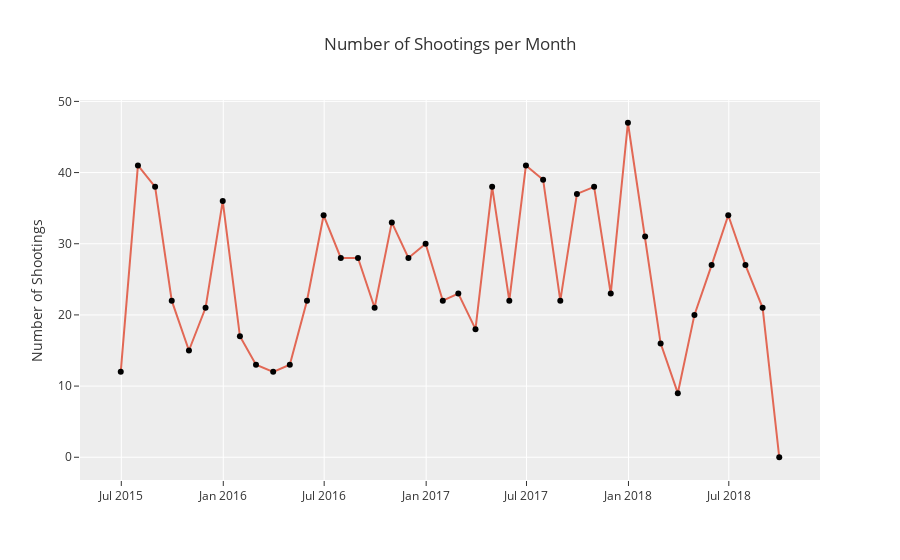

This figure's notebook cell:
### Code cell
fig = go.Figure()
(
    fig
    .update_layout(title_text="Number of Shootings per Month", yaxis_title_text="Number of Shootings")
    .update_layout(shapes=[go.layout.Shape(type="line", xref="paper", x0=0, x1=1, y0=num_shootings.num_shootings.mean(), y1=num_shootings.num_shootings.mean(), line_color=RED, line_dash="dash")])
    .add_scatter(x=num_shootings.OCCURRED_ON_DATE, y=num_shootings.num_shootings, line_color=RED, mode='lines+markers', marker_color="black", hovertemplate="Number of Shootings: %{y:0d}<extra></extra>")
    .show()

)

### Figure 1 — Plotly figure (JSON) as saved in the notebook; plotly's stock layout.template omitted (floating-point values rounded to 4 significant figures)
{"data": [{"hovertemplate": "Number of Shootings: %{y:0d}<extra></extra>", "line": {"color": "#e26855"}, "marker": {"color": "black"}, "mode": "lines+markers", "type": "scatter", "x": ["2015-06-30T00:00:00", "2015-07-31T00:00:00", "2015-08-31T00:00:00", "2015-09-30T00:00:00", "2015-10-31T00:00:00", "2015-11-30T00:00:00", "2015-12-31T00:00:00", "2016-01-31T00:00:00", "2016-02-29T00:00:00", "2016-03-31T00:00:00", "2016-04-30T00:00:00", "2016-05-31T00:00:00", "2016-06-30T00:00:00", "2016-07-31T00:00:00", "2016-08-31T00:00:00", "2016-09-30T00:00:00", "2016-10-31T00:00:00", "2016-11-30T00:00:00", "2016-12-31T00:00:00", "2017-01-31T00:00:00", "2017-02-28T00:00:00", "2017-03-31T00:00:00", "2017-04-30T00:00:00", "2017-05-31T00:00:00", "2017-06-30T00:00:00", "2017-07-31T00:00:00", "2017-08-31T00:00:00", "2017-09-30T00:00:00", "2017-10-31T00:00:00", "2017-11-30T00:00:00", "2017-12-31T00:00:00", "2018-01-31T00:00:00", "2018-02-28T00:00:00", "2018-03-31T00:00:00", "2018-04-30T00:00:00", "2018-05-31T00:00:00", "2018-06-30T00:00:00", "2018-07-31T00:00:00", "2018-08-31T00:00:00", "2018-09-30T00:00:00"], "y": [12, 41, 38, 22, 15, 21, 36, 17, 13, 12, 13, 22, 34, 28, 28, 21, 33, 28, 30, 22, 23, 18, 38, 22, 41, 39, 22, 37, 38, 23, 47, 31, 16, 9, 20, 27, 34, 27, 21, 0]}], "layout": {"autosize": true, "shapes": [{"line": {"color": "#e26855", "dash": "dash"}, "type": "line", "x0": 0, "x1": 1, "xref": "paper", "y0": 25.48, "y1": 25.48}], "title": {"text": "Number of Shootings per Month"}, "xaxis": {"autorange": true, "range": ["2015-04-21 09:28:49.6045", "2018-12-08 14:31:10.3955"], "type": "date"}, "yaxis": {"autorange": true, "range": [-3.443, 50.44], "title": {"text": "Number of Shootings"}, "type": "linear"}}}
